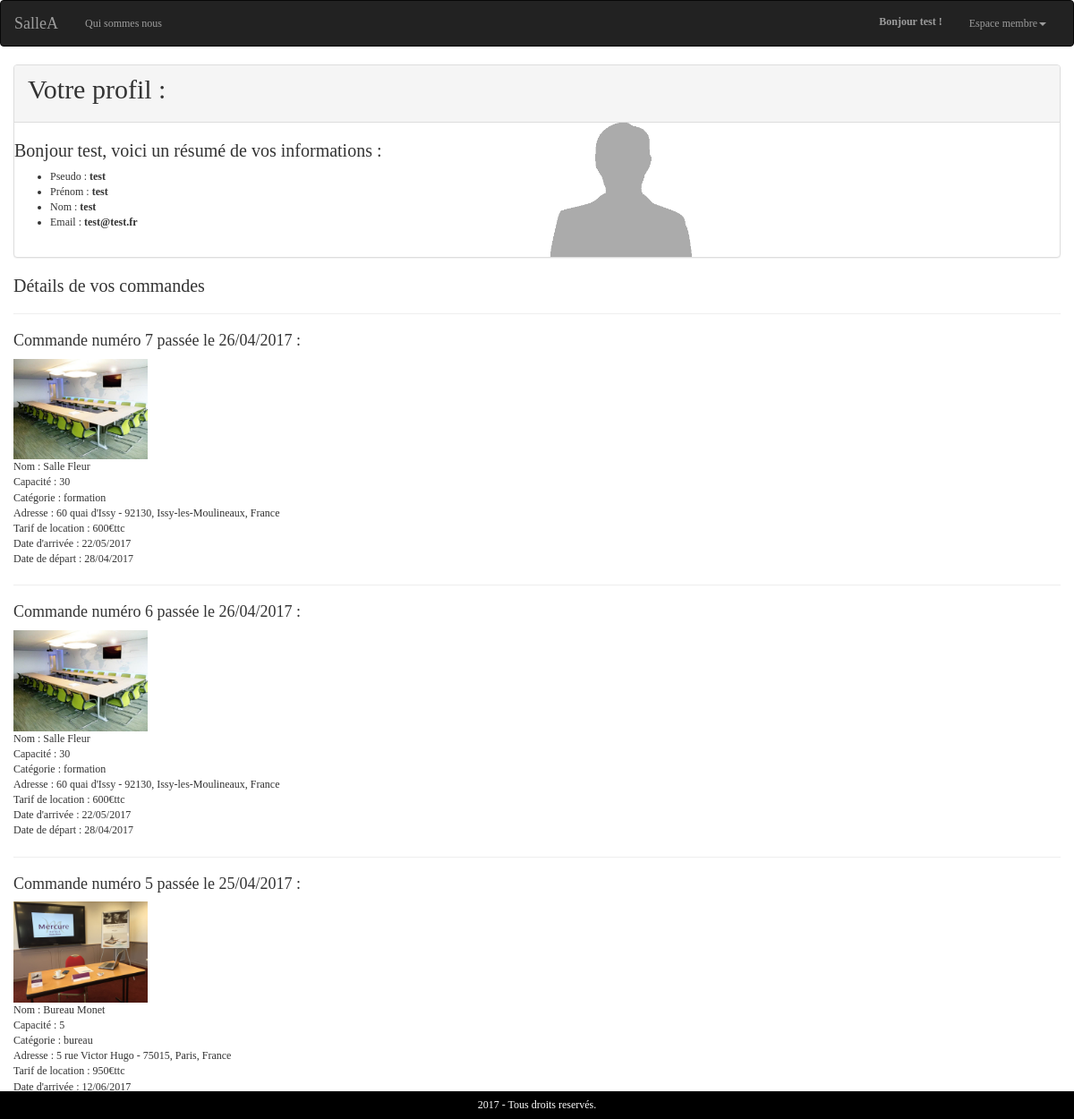
The page /profil.php (signed in) on the database its author committed.
### tables this page shows
CREATE TABLE `commande` (
  `id_commande` int(3) NOT NULL,
  `id_membre` int(3) NOT NULL,
  `id_produit` int(3) NOT NULL,
  `date_enregistrement` datetime NOT NULL
);

CREATE TABLE `salle` (
  `id_salle` int(3) NOT NULL,
  `titre` varchar(200) NOT NULL,
  `description` text NOT NULL,
  `photo` varchar(200) NOT NULL,
  `pays` varchar(20) NOT NULL,
  `ville` varchar(20) NOT NULL,
  `adresse` varchar(50) NOT NULL,
  `cp` int(5) NOT NULL,
  `capacite` int(3) NOT NULL,
  `categories` enum('réunion','bureau','formation') NOT NULL
);

CREATE TABLE `produit` (
  `id_produit` int(3) NOT NULL,
  `id_salle` int(3) NOT NULL,
  `date_arrivee` datetime NOT NULL,
  `date_depart` datetime NOT NULL,
  `prix` int(3) NOT NULL,
  `etat` enum('libre','reservation') NOT NULL
);

### inc/fonctions.inc.php (called while the page is built, shortened)
<?php
function debug($arg){
    print_r($arg);
}
function userConnecte(){
    if(isset($_SESSION['membre'])){
        return TRUE;
    }
    else {
        return FALSE;
    }
}
?>

### profil.php (the view, shortened to what this page needs)
<?php
require_once('inc/init.inc.php');
extract($_SESSION['membre']);
$resultat = $pdo -> query("SELECT id_commande, id_membre, id_produit, date_format(date_enregistrement, '%d/%m/%Y') as date_commande FROM commande WHERE id_membre = $id_membre ORDER BY  date_enregistrement DESC ");
$commande = $resultat -> fetchAll(PDO::FETCH_ASSOC);
require_once('inc/header.inc.php');
?>
<div class="profil panel panel-default">
	<div class="panel-heading">
		<h1>Votre profil :</h1>
	</div>
	<div class=" row profil_img">
		<div class="col-md-6 profil_infos">
			<h2>Bonjour <?= $pseudo ?>, voici un résumé de vos informations :</h2>
			<ul>
				<li>Pseudo : <b><?= $pseudo ?></b></li>
				<li>Prénom : <b><?= $prenom ?></b></li>
				<li>Nom : <b><?= $nom ?></b></li>
				<li>Email : <b><?= $email ?></b></li>
			</ul>
		</div>
		<div class="col-md-6">
			<img src="img/default.png" style="max-height:150px;margin:auto"/>
		</div>
	</div>
</div>
<div class="profil">
	<h2>Détails de vos commandes</h2>
	<?php if($resultat -> rowCount() > 0) : ?>
		<?php for($i = 0; $i < count($commande); $i ++) : ?>
			<hr/><h4>Commande numéro <?= $commande[$i]['id_commande'] ?> passée le <?= $commande[$i]['date_commande'] ?> : </h4>
			<?php
			$id_commande = $commande[$i]['id_commande'];
			$resultat = $pdo -> query(
      "SELECT
			c.date_enregistrement,
			p.id_produit,
			date_format(p.date_arrivee, '%d/%m/%Y') as date_arrivee,
			date_format(p.date_depart, '%d/%m/%Y') as date_depart,
			p.prix,
			s.titre,
			s.description,
			s.capacite,
			s.categories,
			s.photo,
			s.adresse,
			s.cp,
			s.ville,
			s.pays
			FROM commande c, produit p, salle s
			WHERE c.id_produit = p.id_produit
			AND p.id_salle = s.id_salle
			AND c.id_commande = $id_commande"
			);
			$details = $resultat -> fetchAll(PDO::FETCH_ASSOC);
			foreach($details as $indice => $valeur){
				echo '<img src="photo/' . $valeur['photo'] . '" width="150"/>';
				echo '<br /><p>
				Nom : ' . $valeur['titre'] . '<br/>
				Capacité : ' . $valeur['capacite'] . '<br/>
				Catégorie : ' . $valeur['categories'] . '<br/>
				Adresse : ' . $valeur['adresse'] . ' - ' . $valeur['cp'] . ', ' . $valeur['ville'] . ', ' . $valeur['pays'] . '<br/>
				Tarif de location : ' . $valeur['prix'] . '€ttc<br/>
				Date d\'arrivée : ' . $valeur['date_arrivee'] . '<br/>
				Date de départ : ' . $valeur['date_depart'] . '<br/>
				</p>';
			}
			?>
		<?php endfor; ?>
	<?php else : ?>
	<p>Vous n'avez pas encore passé de commande !<br/>Venez visiter <a href="boutique.php"><u>notre boutique</u></a></p>
	<?php endif; ?>
</div>
<?php
require_once('inc/footer.inc.php');
?>

### inc/header.inc.php (shortened to what this page needs)
<!Doctype html>
<html>
<head>
    <link rel="stylesheet" href="https://maxcdn.bootstrapcdn.com/bootstrap/3.3.7/css/bootstrap.min.css">
    <link rel="stylesheet" href="<?= RACINE_SITE ?>css/style.css">
</head>
<body>
    <header>
        <nav class="navbar navbar-inverse">
            <div class="container-fluid">
                <div class="navbar-header">
                    <a class="navbar-brand" href="<?= RACINE_SITE ?>boutique.php">SalleA</a>
                </div>
                <div class="collapse navbar-collapse" id="bs-example-navbar-collapse-1">
                    <ul class="nav navbar-nav">
                        <li><a href="#">Qui sommes nous<span class="sr-only">(current)</span></a></li>
                    </ul>
                    <?php if(userConnecte()): ?>
                        <ul class="nav navbar-nav navbar-right">
                            <li><p class="navbar-text" style="font-weight:bold">Bonjour <?= $_SESSION['membre']['prenom']?> !</p></li>
                            <li class="dropdown">
                                <a href="#" class="dropdown-toggle" data-toggle="dropdown" role="button" aria-haspopup="true" aria-expanded="false">Espace membre<span class="caret"></span></a>
                            </li>
                        </ul>
                    <?php endif; ?>
                </div>
            </div>
        </nav>
    </header>
    <section>
        <div class="conteneur">

### inc/footer.inc.php
</div>
</section>
<footer>
    <div class="conteneur">
        <?= date ('Y')?> - Tous droits reservés.
    </div>
</footer>
</body>
</html>

### css/style.css (style rules this page uses)
* { margin: 0; }
body { font-family : verdana; font-size: 12px; }
a { text-decoration: none; color: #000; }
.conteneur { margin: 0 auto; max-width: 1170px; }
footer { background: #000000; color: white; text-align: center; padding: 7px 0; position: fixed; bottom: 0; width: 100%; }
h1 { font-size: 30px; margin-top: 0px; margin-bottom: 10px; }
h2 { font-size: 20px; }

### rows shown on the page
commande: id_commande "7", date_commande "26/04/2017", salle.photo (picture), salle.titre "Salle Fleur", salle.capacite "30", salle.categories "formation", salle.adresse "60 quai d'Issy", salle.cp "92130", salle.ville "Issy-les-Moulineaux", salle.pays "France", id_produit.prix "600", date_arrivee "22/05/2017", date_depart "28/04/2017"
commande: id_commande "6", date_commande "26/04/2017", salle.photo (picture), salle.titre "Salle Fleur", salle.capacite "30", salle.categories "formation", salle.adresse "60 quai d'Issy", salle.cp "92130", salle.ville "Issy-les-Moulineaux", salle.pays "France", id_produit.prix "600", date_arrivee "22/05/2017", date_depart "28/04/2017"
commande: id_commande "5", date_commande "25/04/2017", salle.photo (picture), salle.titre "Bureau Monet", salle.capacite "5", salle.categories "bureau", salle.adresse "5 rue Victor Hugo", salle.cp "75015", salle.ville "Paris", salle.pays "France", id_produit.prix "950", date_arrivee "12/06/2017"

### other values the page prints
$_SESSION['membre']['prenom'] "test"
$pseudo "test"
$prenom "test"
$nom "test"
$email "test@test.fr"
date ('Y') "2017"
